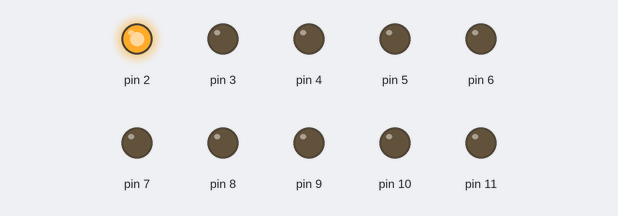
Simulated run of this sketch. Board: Arduino Uno, built with avr-gcc and run on an emulated ATmega328P. Shown: output pins drawn as LEDs (lit = HIGH).

Above: at 0.1 s.
At 0.9 s:
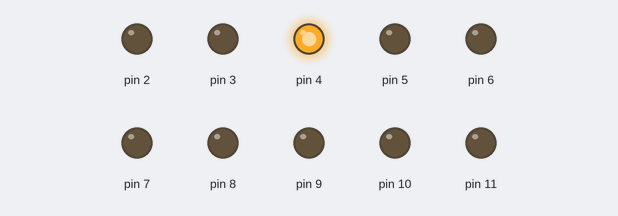
At 2.1 s:
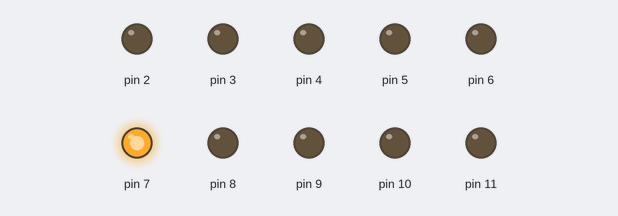
At 4.5 s:
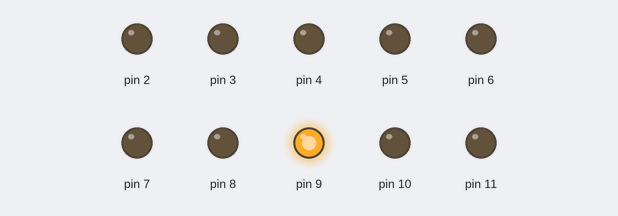
At 6.9 s:
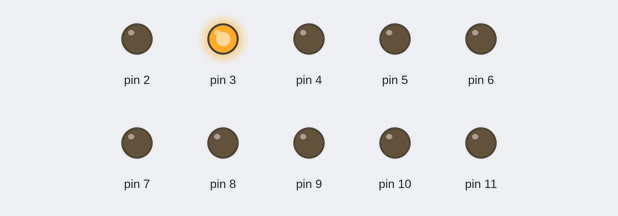
At 9.1 s:
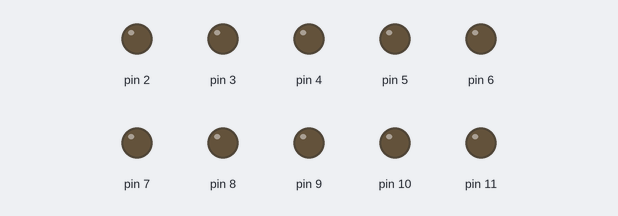
Timing chart, 0 to 9.4 s (numbered marks = the images above):
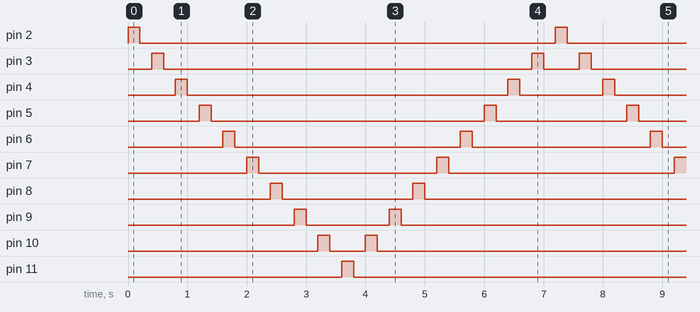

The sketch:

10_LED_Blinking.ino
```cpp
void setup() {

  for(int i=2;i<12;i++){
      pinMode(i,OUTPUT);
    }
}

void loop() {
  for(int i=2;i<12;i++){
    digitalWrite(i,HIGH);
    delay(200);
    digitalWrite(i,LOW);
    delay(200);
    }

   for(int i=10;i>2;i--){
    digitalWrite(i,HIGH);
    delay(200);
    digitalWrite(i,LOW);
    delay(200);
    }

}
```

Measured:
- by itself, pin 2, pin 11: alternates HIGH for 0.20 s and LOW for 7.0 s
- by itself, pin 3: repeats every 7.2 s: LOW 6.2 s, HIGH 0.20 s, LOW 0.60 s, HIGH 0.20 s
- by itself, pin 4: repeats every 7.2 s: LOW 5.4 s, HIGH 0.20 s, LOW 1.4 s, HIGH 0.20 s
- by itself, pin 5: repeats every 7.2 s: LOW 4.6 s, HIGH 0.20 s, LOW 2.2 s, HIGH 0.20 s
- by itself, pin 6: repeats every 7.2 s: LOW 3.8 s, HIGH 0.20 s, LOW 3.0 s, HIGH 0.20 s
- by itself, pin 7: repeats every 7.2 s: LOW 3.0 s, HIGH 0.20 s, LOW 3.8 s, HIGH 0.20 s
- by itself, pin 8: repeats every 7.2 s: LOW 2.2 s, HIGH 0.20 s, LOW 4.6 s, HIGH 0.20 s
- by itself, pin 9: repeats every 7.2 s: LOW 1.4 s, HIGH 0.20 s, LOW 5.4 s, HIGH 0.20 s
